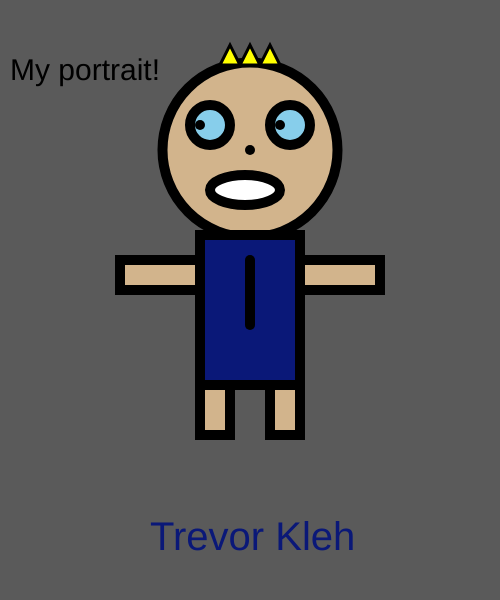
Frame 1 (no input)
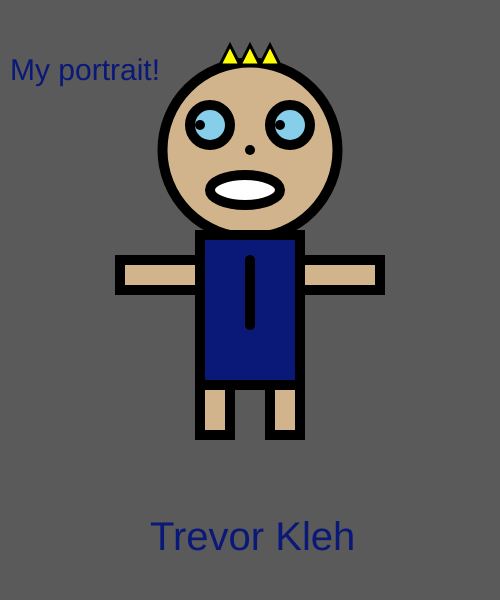
Frame 60 (no input)
Frame 120 (the mouse pressed at the canvas centre since frame 60): identical to frame 60, image omitted

The p5.js sketch that drew these frames (run headless with seeded random() and noise() and a simulated clock; from frame 60 on, the mouse is pressed at the canvas centre):

// p5.js sketch
// ── sketch.js
function setup()
    {
    createCanvas(500, 600);
    }

    function draw()
    {
        background(90,90,90);
        textSize(30)
        text("My portrait!", 10,80);
    
        // head
        strokeWeight(10)
        fill(210,180,140);
        circle(250,150,175);
       
        // eyes
        strokeWeight(10);
        fill(135,206,235);
        circle(210,125,40);
        circle(290,125,40);
        point(200,125);
        point(280,125);
    
        // nose
        fill(255);
        point(250,150);
        
        // mouth
        ellipse(245, 190, 70, 30)
    
        // body
        fill(10, 24, 120);
        rect(200,235,100,150);
        line(250,260,250,325);
        
        // right arm
        fill(210,180,140);
        rect(300,260,80,30);
        // left arm
        rect(120,260,80,30);
        // left leg
        rect(200,385,30,50);
        // right leg
        rect(270,385,30,50);
        // hair
        strokeWeight(3);
        fill(255, 255, 0);
        triangle(220,65,230,45,240,65);
        triangle(240,65,250,45,260,65);
        triangle(260,65,270,45,280,65);

        fill(10, 24, 120);
        textSize(40);
        text("Trevor Kleh",150,550);          
    }
